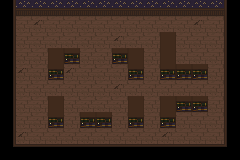

Rendered tile map (Tiled .tmx) drawn with the repository's tilesets; below, a short description and the map source with its tile grids summarised:
An orthogonal 15x10 tile map with 16x16 px tiles, 3 tile layers (background, walls, static_objects) and 26 objects.

<map version="1.0" orientation="orthogonal" renderorder="right-down" width="15" height="10" tilewidth="16" tileheight="16" nextobjectid="78">
 <tileset firstgid="1" name="tiles" tilewidth="16" tileheight="16" tilecount="18" columns="9">
  <image source="tiles.png" width="144" height="32" />
 </tileset>
 <layer name="background" width="15" height="10">
  <data>[150 cells, 104 non-empty, 2 distinct tile ids]</data>
 </layer>
 <layer name="walls" width="15" height="10">
  <data>[150 cells, 67 non-empty, 8 distinct tile ids]</data>
 </layer>
 <layer name="static_objects" width="15" height="10">
  <data>[150 cells, 0 non-empty, 0 distinct tile ids]</data>
 </layer>
 <objectgroup name="walls">
  <object id="16" x="0" y="0" width="240" height="16" />
  <object id="17" x="224" y="16" width="16" height="144" />
  <object id="18" x="16" y="144" width="208" height="16" />
  <object id="19" x="0" y="16" width="16" height="144" />
  <object id="32" x="48" y="48" width="32" height="16" />
  <object id="34" x="80" y="112" width="32" height="16" />
  <object id="37" x="112" y="48" width="32" height="16" />
  <object id="68" x="128" y="64" width="16" height="16" />
  <object id="69" x="128" y="96" width="16" height="32" />
  <object id="70" x="48" y="64" width="16" height="16" />
  <object id="71" x="48" y="96" width="16" height="32" />
  <object id="73" x="160" y="96" width="48" height="16" />
  <object id="74" x="160" y="112" width="16" height="16" />
  <object id="75" x="160" y="32" width="16" height="48" />
  <object id="77" x="176" y="64" width="32" height="16" />
 </objectgroup>
 <objectgroup name="static_objects" />
 <objectgroup name="actors">
  <object id="66" x="16" y="112" width="16" height="16" />
 </objectgroup>
 <objectgroup name="enemies">
  <object id="72" x="192" y="32" width="16" height="16" />
 </objectgroup>
 <objectgroup name="lights">
  <object id="47" x="64" y="80" width="16" height="16" />
  <object id="48" x="112" y="80" width="16" height="16" />
  <object id="49" x="64" y="16" width="16" height="16" />
  <object id="51" x="112" y="16" width="16" height="16" />
  <object id="54" x="192" y="32" width="16" height="16" />
  <object id="55" x="160" y="80" width="16" height="16" />
  <object id="57" x="112" y="128" width="16" height="16" />
  <object id="63" x="48" y="128" width="16" height="16" />
  <object id="65" x="176" y="128" width="16" height="16" />
 </objectgroup>
</map>
